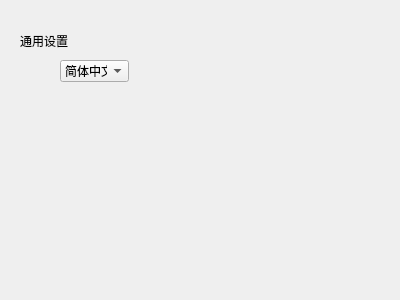
<?xml version="1.0" encoding="UTF-8"?>
<ui version="4.0">
 <class>setting</class>
 <widget class="QWidget" name="setting">
  <property name="geometry">
   <rect>
    <x>0</x>
    <y>0</y>
    <width>400</width>
    <height>300</height>
   </rect>
  </property>
  <property name="windowTitle">
   <string>Form</string>
  </property>
  <widget class="QLabel" name="label">
   <property name="geometry">
    <rect>
     <x>20</x>
     <y>30</y>
     <width>71</width>
     <height>21</height>
    </rect>
   </property>
   <property name="text">
    <string>通用设置</string>
   </property>
  </widget>
  <widget class="QComboBox" name="comboBox">
   <property name="geometry">
    <rect>
     <x>60</x>
     <y>60</y>
     <width>69</width>
     <height>22</height>
    </rect>
   </property>
   <item>
    <property name="text">
     <string>简体中文</string>
    </property>
   </item>
   <item>
    <property name="text">
     <string>English</string>
    </property>
   </item>
  </widget>
 </widget>
 <resources/>
 <connections/>
</ui>
